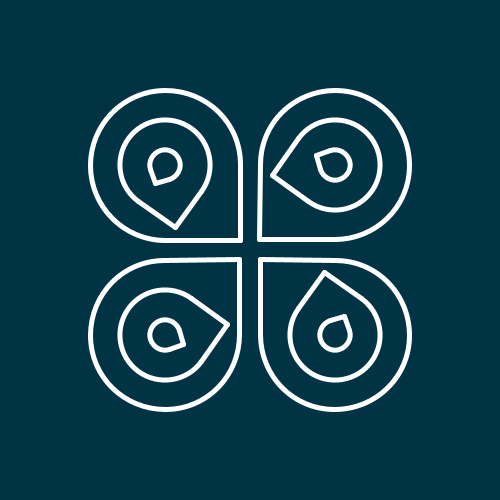
Frame 1 (no input)
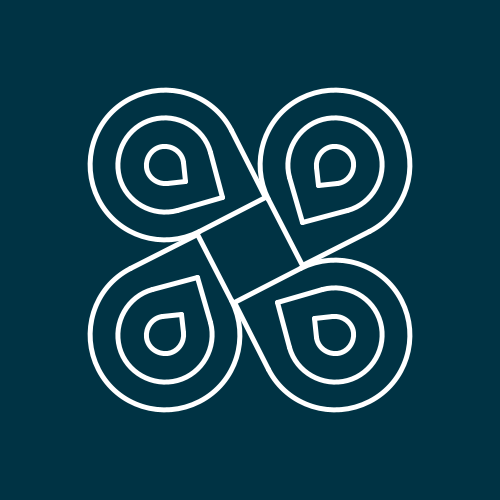
Frame 60 (the mouse pressed at the canvas centre just before this capture)
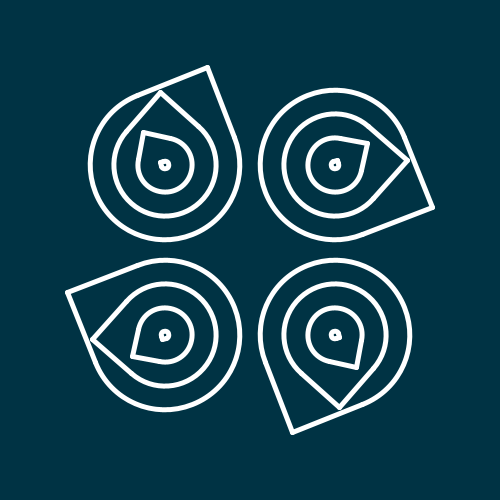
Frame 120 (the mouse held since frame 60 and released just before this capture)

The Processing sketch that drew these frames (run headless with seeded random() and noise(); from frame 60 on, the mouse is pressed at the canvas centre):

// Processing sketch: day_4
// ── day_4.pde
// (c) 2021 Joseph HENRY
// This code is licensed under MIT license (see LICENSE for details)

/**
 * Bubble shape (like conversation icon)
 */
void bubble(float x, float y, float size, float rotation) {
  noFill();
  stroke(255);
  strokeWeight(5);
  
  push();
  translate(x, y);
  rotate(rotation);
  
  arc(0, 0, size, size, HALF_PI, TWO_PI);
  
  float half = size / 2.0;
  
  line(half, 0, half, half);
  line(0, half, half, half);
  
  pop();
}

/**
 * Rotating bubbles with gap
 */
void bubbles(float x, float y, float size, float rotation, float offset) {
  float gap = (cos(offset) + 2) * 20;
  
  int i = 0;
  for (float radius = size; radius > 0; radius -= gap) {
    float rotationOffset = sin(offset * 2 + i * 0.1) * TWO_PI;
    bubble(x, y, radius, rotation + rotationOffset);
    i++;
  }
}

// Size of the bubbles
float size = 150;
float gap = 10;

// Animation offset
float offset = 0;

void setup() {
  size(500, 500);
}

void draw() {
  background(#003344);
  
  translate(width / 2, height / 2);
  
  float bOffset = gap + size / 2;

  // Symmetry is here!
  bubbles(-bOffset, -bOffset, size, 0, offset);
  bubbles(bOffset, -bOffset, size, HALF_PI, offset);
  bubbles(-bOffset, bOffset, size, -HALF_PI, offset);
  bubbles(bOffset, bOffset, size, PI, offset);
  
  offset += 0.01;
}
